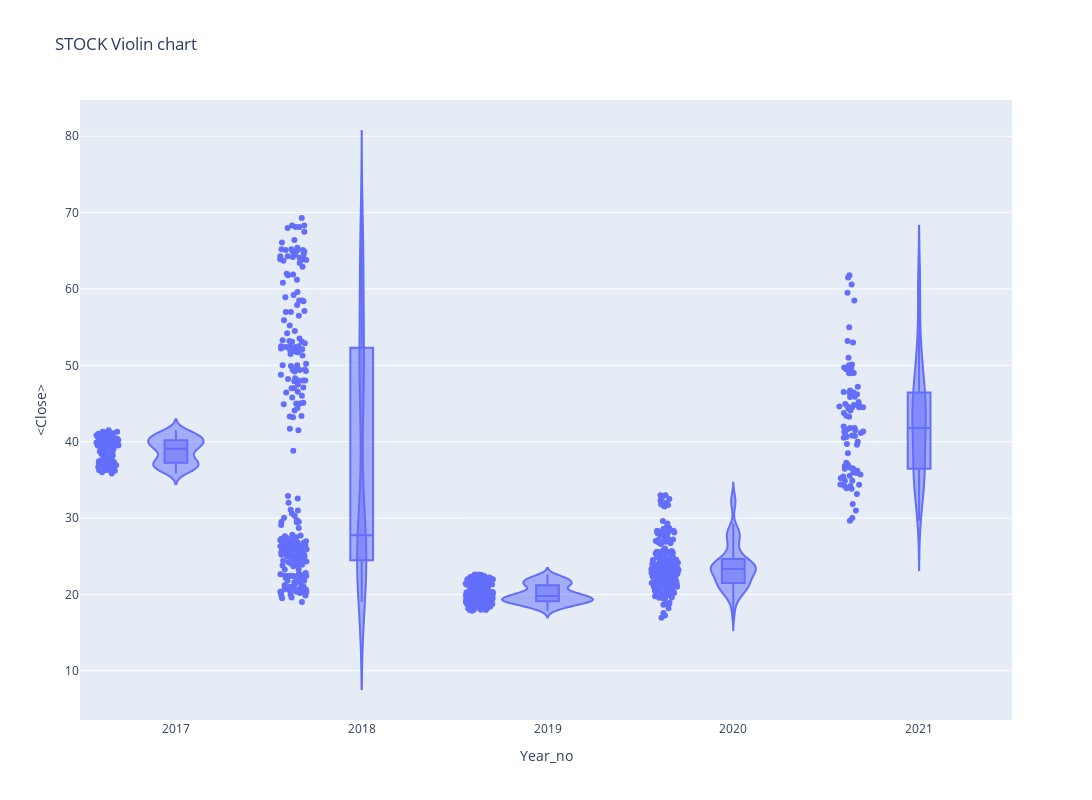

The notebook cell saved with this chart:
### Code cell
#px.violin(df_tips, y="tip", x="smoker", color="sex", box=True, points="all",
#          hover_data=df_tips.columns)

fig = go.Figure()
px.violin(df,x='Year_no',y='<Close>',box =True, points='all',
         hover_data=df.columns, title = 'STOCK Violin chart', height= 800, width= 1200)

### Figure 1 — Plotly figure (JSON) as saved in the notebook; plotly's stock layout.template omitted (floating-point values rounded to 4 significant figures; data arrays with more than 128 entries replaced by an {"elided": "..."} marker saying what was removed)
{"data": [{"alignmentgroup": "True", "box": {"visible": true}, "customdata": {"elided": "928x3 mixed values"}, "hovertemplate": "Year_no=%{x}<br><Close>=%{y}<br>datetime=%{customdata[0]}<br><Volume>=%{customdata[1]}<br>Period=%{customdata[2]}<extra></extra>", "legendgroup": "", "marker": {"color": "#636efa"}, "name": "", "offsetgroup": "", "orientation": "v", "points": "all", "scalegroup": "True", "showlegend": false, "type": "violin", "x": {"elided": "928 int values"}, "x0": " ", "xaxis": "x", "y": {"elided": "928 float values"}, "y0": " ", "yaxis": "y"}], "layout": {"height": 800, "legend": {"tracegroupgap": 0}, "title": {"text": "STOCK Violin chart"}, "violinmode": "group", "width": 1200, "xaxis": {"anchor": "y", "domain": [0, 1], "title": {"text": "Year_no"}}, "yaxis": {"anchor": "x", "domain": [0, 1], "title": {"text": "<Close>"}}}}
